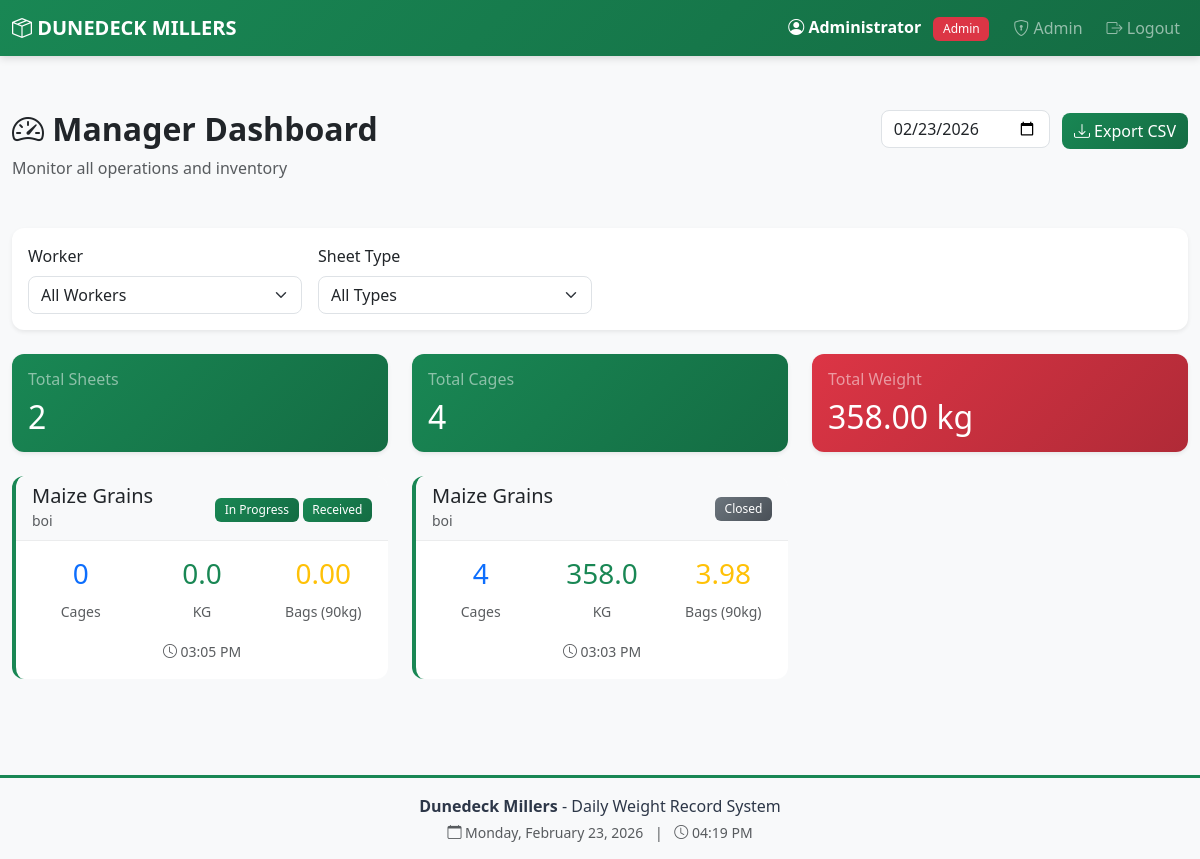
Screenshot of /manager/dashboard (signed in) with the database file from the repository.
### app.py (models this page shows, shortened)
class User(UserMixin, db.Model):
    id = db.Column(db.Integer, primary_key=True)
    username = db.Column(db.String(80), unique=True, nullable=False)
    password_hash = db.Column(db.String(200), nullable=False)
    name = db.Column(db.String(100), nullable=False)
    role = db.Column(db.String(20), nullable=False)  # 'worker', 'manager', 'director', 'admin'
    must_change_password = db.Column(db.Boolean, default=False)
    is_blocked = db.Column(db.Boolean, default=False)
    created_at = db.Column(db.DateTime, default=datetime.utcnow)
    last_login = db.Column(db.DateTime)
    sheets = db.relationship('IntakeSheet', backref='worker', lazy=True, foreign_keys='IntakeSheet.worker_id')

class IntakeSheet(db.Model):
    id = db.Column(db.Integer, primary_key=True)
    sheet_date = db.Column(db.Date, nullable=False, default=date.today)
    product_type = db.Column(db.String(50), nullable=False)  # Maize Grains, Maize Germ, Animal Feeds, Other
    sheet_type = db.Column(db.String(20), nullable=False, default='daily')  # 'daily', 'received', 'outstock', 'lost'
    worker_id = db.Column(db.Integer, db.ForeignKey('user.id'), nullable=False)
    authorized_by_id = db.Column(db.Integer, db.ForeignKey('user.id'))
    destination = db.Column(db.String(200))
    purpose = db.Column(db.String(200))
    authorization_status = db.Column(db.String(20), default='pending')  # 'pending', 'authorized', 'rejected'
    status = db.Column(db.String(20), default='In Progress')  # 'In Progress', 'Closed'
    created_at = db.Column(db.DateTime, nullable=False, default=datetime.utcnow)
    closed_at = db.Column(db.DateTime)
    entries = db.relationship('IntakeEntry', backref='sheet', lazy=True, cascade='all, delete-orphan')
    authorized_by = db.relationship('User', foreign_keys=[authorized_by_id])

### app.py (the view)
@app.route('/manager/dashboard')
@login_required
@manager_required
def manager_dashboard():
    selected_date_str = request.args.get('date', date.today().isoformat())
    selected_date = datetime.strptime(selected_date_str, '%Y-%m-%d').date()
    worker_filter = request.args.get('worker', 'all')
    sheet_type_filter = request.args.get('type', 'all')
    query = IntakeSheet.query.filter_by(sheet_date=selected_date)
    if worker_filter != 'all':
        query = query.filter_by(worker_id=int(worker_filter))
    if sheet_type_filter != 'all':
        query = query.filter_by(sheet_type=sheet_type_filter)
    sheets = query.order_by(IntakeSheet.created_at.desc()).all()
    sheet_data = []
    grand_total_cages = 0
    grand_total_weight = 0
    for sheet in sheets:
        entries = sheet.entries
        total_cages = len(entries)
        total_weight = sum(entry.weight for entry in entries)
        if sheet.product_type in ['Maize Grains', 'Maize Germ']:
            bag_weight = 90
        else:
            bag_weight = 50
        total_bags = total_weight / bag_weight if bag_weight > 0 else 0
        sheet_data.append({
            'sheet': sheet,
            'total_cages': total_cages,
            'total_weight': total_weight,
            'total_bags': total_bags,
            'bag_weight': bag_weight
        })
        grand_total_cages += total_cages
        grand_total_weight += total_weight
    workers = User.query.filter_by(role='worker').all()
    inventories = InventorySummary.query.all()
    pending_auths = IntakeSheet.query.filter_by(
        sheet_type='outstock',
        authorization_status='pending'
    ).count()
    reset_requests = PasswordResetRequest.query.filter_by(status='pending').all()
    alerts = get_inventory_alerts()
    return render_template('manager_dashboard.html',
                         sheet_data=sheet_data,
                         selected_date=selected_date,
                         worker_filter=worker_filter,
                         sheet_type_filter=sheet_type_filter,
                         workers=workers,
                         grand_total_cages=grand_total_cages,
                         grand_total_weight=grand_total_weight,
                         inventories=inventories,
                         pending_auths=pending_auths,
                         reset_requests=reset_requests,
                         alerts=alerts)

### app.py (called while the page is built, shortened)
@login_manager.user_loader
def load_user(user_id):
    return db.session.get(User, int(user_id))

def manager_required(f):
    @wraps(f)
    def decorated_function(*args, **kwargs):
        if not current_user.is_authenticated or current_user.role not in ['manager', 'admin']:
            flash('Access denied. Manager privileges required.', 'danger')
            return redirect(url_for('dashboard'))
        return f(*args, **kwargs)
    return decorated_function

def get_inventory_alerts():
    inventories = InventorySummary.query.all()
    alerts = []
    return alerts

### templates/manager_dashboard.html (shortened to what this page needs)
{% extends "base.html" %}
{% block content %}
<div class="row mb-4">
    <div class="col-md-6">
        <h2 class="fw-bold"><i class="bi bi-speedometer2"></i> Manager Dashboard</h2>
        <p class="text-muted mb-0">Monitor all operations and inventory</p>
    </div>
    <div class="col-md-6 text-md-end">
        <input type="date" id="dateSelector" class="form-control d-inline-block w-auto"
               value="{{ selected_date }}" onchange="changeDate()">
        <a href="{{ url_for('export_csv', date=selected_date, type=sheet_type_filter) }}" class="btn btn-success ms-2">
            <i class="bi bi-download"></i> Export CSV
        </a>
    </div>
</div>
<div class="card shadow-sm mb-4">
    <div class="card-body">
        <form method="GET" class="row g-3">
            <div class="col-md-3">
                <label for="worker" class="form-label">Worker</label>
                <select class="form-select" id="worker" name="worker" onchange="this.form.submit()">
                    <option value="all" {% if worker_filter == 'all' %}selected{% endif %}>All Workers</option>
                </select>
            </div>
            <div class="col-md-3">
                <label for="type" class="form-label">Sheet Type</label>
                <select class="form-select" id="type" name="type" onchange="this.form.submit()">
                    <option value="all" {% if sheet_type_filter == 'all' %}selected{% endif %}>All Types</option>
                </select>
            </div>
        </form>
    </div>
</div>
<div class="row mb-4">
    <div class="col-md-4">
        <div class="card bg-primary text-white shadow-sm">
            <div class="card-body">
                <h6 class="card-title text-white-50">Total Sheets</h6>
                <h2 class="mb-0">{{ sheet_data|length }}</h2>
            </div>
        </div>
    </div>
    <div class="col-md-4">
        <div class="card bg-success text-white shadow-sm">
            <div class="card-body">
                <h6 class="card-title text-white-50">Total Cages</h6>
                <h2 class="mb-0">{{ grand_total_cages }}</h2>
            </div>
        </div>
    </div>
    <div class="col-md-4">
        <div class="card bg-warning text-white shadow-sm">
            <div class="card-body">
                <h6 class="card-title text-white-50">Total Weight</h6>
                <h2 class="mb-0">{{ "%.2f"|format(grand_total_weight) }} kg</h2>
            </div>
        </div>
    </div>
</div>
{% if sheet_data %}
<div class="row">
    {% for data in sheet_data %}
    <div class="col-md-6 col-lg-4 mb-4">
        <div class="card sheet-card product-{{ data.sheet.product_type.lower().replace(' ', '-') }}"
             onclick="window.location='{{ url_for('view_sheet', sheet_id=data.sheet.id) }}'">
            <div class="card-header bg-light">
                <div class="d-flex justify-content-between align-items-center">
                    <div>
                        <h5 class="mb-0">{{ data.sheet.product_type }}</h5>
                        <small class="text-muted">{{ data.sheet.worker.name }}</small>
                    </div>
                    <div>
                        {% if data.sheet.status == 'In Progress' %}
                        <span class="badge badge-in-progress">In Progress</span>
                        {% else %}
                        <span class="badge badge-closed">Closed</span>
                        {% endif %}
                        {% if data.sheet.sheet_type == 'received' %}
                        <span class="badge bg-success mt-1">Received</span>
                        {% elif data.sheet.sheet_type == 'outstock' %}
                        <span class="badge bg-danger mt-1">Out Stock</span>
                        {% elif data.sheet.sheet_type == 'lost' %}
                        <span class="badge bg-warning mt-1">Lost</span>
                        {% endif %}
                    </div>
                </div>
            </div>
            <div class="card-body">
                <div class="row text-center">
                    <div class="col-4">
                        <h3 class="text-primary">{{ data.total_cages }}</h3>
                        <small class="text-muted">Cages</small>
                    </div>
                    <div class="col-4">
                        <h3 class="text-success">{{ "%.1f"|format(data.total_weight) }}</h3>
                        <small class="text-muted">KG</small>
                    </div>
                    <div class="col-4">
                        <h3 class="text-warning">{{ "%.2f"|format(data.total_bags) }}</h3>
                        <small class="text-muted">Bags ({{ data.bag_weight }}kg)</small>
                    </div>
                </div>
                <div class="mt-3 text-center">
                    <small class="text-muted">
                        <i class="bi bi-clock"></i> {{ data.sheet.created_at.strftime('%I:%M %p') }}
                    </small>
                </div>
            </div>
        </div>
    </div>
    {% endfor %}
</div>
{% else %}
<div class="text-center py-5">
    <i class="bi bi-inbox" style="font-size: 4rem; color: #dee2e6;"></i>
    <h4 class="mt-3 text-muted">No sheets found</h4>
    <p class="text-muted">No intake sheets for this date and filter</p>
</div>
{% endif %}
{% endblock %}

### templates/base.html (shortened to what this page needs)
<!DOCTYPE html>
<html lang="en">
<head>
    <link href="https://cdn.jsdelivr.net/npm/bootstrap@5.3.0/dist/css/bootstrap.min.css" rel="stylesheet">
    <link rel="stylesheet" href="https://cdn.jsdelivr.net/npm/bootstrap-icons@1.10.0/font/bootstrap-icons.css">
    <link rel="stylesheet" href="{{ url_for('static', filename='css/style.css') }}">
</head>
<body>
    {% if current_user.is_authenticated %}
    <nav class="navbar navbar-expand-lg navbar-dark bg-primary navbar-fixed">
        <div class="container-fluid">
            <a class="navbar-brand fw-bold" href="{{ url_for('dashboard') }}">
                <i class="bi bi-box-seam"></i> DUNEDECK MILLERS
            </a>
            <div class="collapse navbar-collapse" id="navbarNav">
                <ul class="navbar-nav ms-auto align-items-center">
                    <li class="nav-item">
                        <span class="navbar-text text-white me-3">
                            <i class="bi bi-person-circle"></i>
                            <strong>{{ current_user.name }}</strong>
                            <span class="badge role-{{ current_user.role }} ms-2">{{ current_user.role|title }}</span>
                        </span>
                    </li>
                    {% if current_user.role == 'worker' %}
                    <li class="nav-item">
                        <a class="nav-link" href="{{ url_for('worker_dashboard') }}">
                            <i class="bi bi-speedometer2"></i> Dashboard
                        </a>
                    </li>
                    {% elif current_user.role == 'manager' %}
                    <li class="nav-item">
                        <a class="nav-link" href="{{ url_for('manager_dashboard') }}">
                            <i class="bi bi-speedometer2"></i> Dashboard
                        </a>
                    </li>
                    {% elif current_user.role == 'director' %}
                    <li class="nav-item">
                        <a class="nav-link" href="{{ url_for('director_dashboard') }}">
                            <i class="bi bi-eye"></i> Dashboard
                        </a>
                    </li>
                    {% elif current_user.role == 'admin' %}
                    <li class="nav-item">
                        <a class="nav-link" href="{{ url_for('admin_dashboard') }}">
                            <i class="bi bi-shield-lock"></i> Admin
                        </a>
                    </li>
                    {% endif %}
                    <li class="nav-item">
                        <a class="nav-link btn btn-outline-light btn-sm ms-2" href="{{ url_for('logout') }}">
                            <i class="bi bi-box-arrow-right"></i> Logout
                        </a>
                    </li>
                </ul>
            </div>
        </div>
    </nav>
    {% endif %}
    <main class="container-fluid py-4">
        {% block content %}{% endblock %}
    </main>
    {% if current_user.is_authenticated %}
    <footer class="text-center py-3 mt-5" style="background-color: #f8f9fa; border-top: 3px solid var(--dm-green);">
        <div class="container">
            <p class="mb-1" style="color: var(--dm-dark);">
                <strong>Dunedeck Millers</strong> - Daily Weight Record System
            </p>
            <p class="mb-0 text-muted small">
                <i class="bi bi-calendar"></i> <span id="currentDate"></span>
                <span class="mx-2">|</span>
                <i class="bi bi-clock"></i> <span id="currentTime"></span>
            </p>
        </div>
    </footer>
    {% endif %}
</body>
</html>

### static/css/style.css (style rules this page uses)
:root { --dm-red: #dc3545; --dm-green: #198754; --dm-dark-green: #146c43; --dm-white: #ffffff; --dm-light-gray: #f8f9fa; --dm-dark: #2d3748; }
body { background-color: var(--dm-light-gray); font-family: 'Segoe UI', Tahoma, Geneva, Verdana, sans-serif; }
.navbar.bg-primary { background: linear-gradient(135deg, var(--dm-green) 0%, var(--dm-dark-green) 100%) !important; }
.card { border: none; border-radius: 12px; transition: transform 0.2s, box-shadow 0.2s; background: white; }
.card-header { border-radius: 12px 12px 0 0 !important; border-bottom: 1px solid rgba(0,0,0,0.05); }
.btn { border-radius: 8px; font-weight: 500; transition: all 0.2s; }
.btn-success { background: linear-gradient(135deg, var(--dm-green) 0%, var(--dm-dark-green) 100%); border: none; }
.form-control, .form-select { border-radius: 8px; border: 1px solid #dee2e6; transition: all 0.2s; }
.badge { padding: 0.5em 0.8em; font-weight: 500; border-radius: 6px; }
.badge-in-progress { background: linear-gradient(135deg, var(--dm-green) 0%, var(--dm-dark-green) 100%); color: white; }
.badge-closed { background: linear-gradient(135deg, #6c757d 0%, #495057 100%); color: white; }
.bg-primary { background: linear-gradient(135deg, var(--dm-green) 0%, var(--dm-dark-green) 100%) !important; }
.bg-success { background: linear-gradient(135deg, var(--dm-green) 0%, var(--dm-dark-green) 100%) !important; }
.bg-warning { background: linear-gradient(135deg, var(--dm-red) 0%, #b02a37 100%) !important; }
.sheet-card { cursor: pointer; transition: all 0.3s; border-left: 4px solid var(--dm-green); }
.product-maize-grains { border-left: 4px solid var(--dm-green); }
.card-body { border-radius: 12px; }
.card, .alert { animation: fadeIn 0.3s ease-in-out; }
.role-admin { background-color: var(--dm-red); color: white; }

### templates/base.html (style rules this page uses)
body { padding-top: 70px; }
.navbar-fixed { position: fixed; top: 0; left: 0; right: 0; z-index: 1030; box-shadow: 0 2px 8px rgba(0,0,0,0.15); }
html { scroll-behavior: smooth; }

### rows the page displays
User: name "Administrator", role "Admin"
IntakeSheet: sheet.product_type "Maize Grains", sheet.created_at "03:05 PM"
User: sheet.worker.name "boi" "boi"
IntakeSheet: sheet.product_type "Maize Grains", sheet.created_at "03:03 PM"

### other values shown
{{ sheet_data|length }} "2"
{{ grand_total_cages }} "4"
{{ "%.2f"|format(grand_total_weight) }} "358.00"
{{ data.total_cages }} "0" "4"
{{ "%.1f"|format(data.total_weight) }} "0.0" "358.0"
{{ "%.2f"|format(data.total_bags) }} "0.00" "3.98"
{{ data.bag_weight }} "90" "90"
